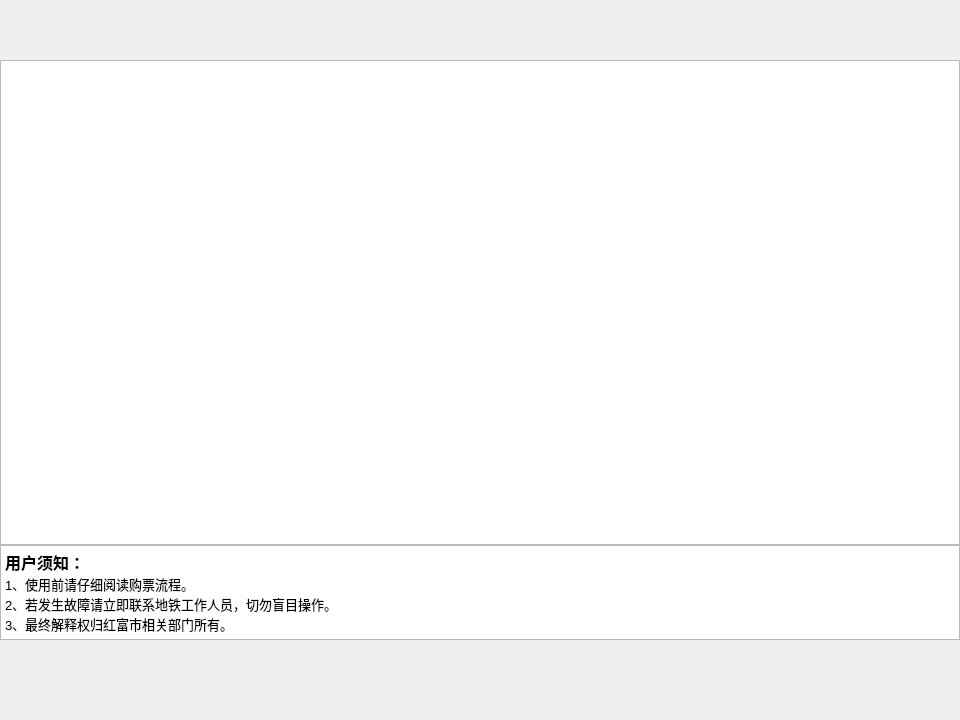
<?xml version="1.0" encoding="UTF-8"?>
<ui version="4.0">
 <class>sysStru</class>
 <widget class="QWidget" name="sysStru">
  <property name="geometry">
   <rect>
    <x>0</x>
    <y>0</y>
    <width>960</width>
    <height>720</height>
   </rect>
  </property>
  <property name="windowTitle">
   <string>Form</string>
  </property>
  <widget class="QTextBrowser" name="textBrowser">
   <property name="geometry">
    <rect>
     <x>0</x>
     <y>60</y>
     <width>960</width>
     <height>485</height>
    </rect>
   </property>
   <property name="html">
    <string>&lt;!DOCTYPE HTML PUBLIC &quot;-//W3C//DTD HTML 4.0//EN&quot; &quot;http://www.w3.org/TR/REC-html40/strict.dtd&quot;&gt;
&lt;html&gt;&lt;head&gt;&lt;meta name=&quot;qrichtext&quot; content=&quot;1&quot; /&gt;&lt;style type=&quot;text/css&quot;&gt;
p, li { white-space: pre-wrap; }
&lt;/style&gt;&lt;/head&gt;&lt;body style=&quot; font-family:'SimSun'; font-size:9pt; font-weight:400; font-style:normal;&quot;&gt;
&lt;p style=&quot; margin-top:0px; margin-bottom:0px; margin-left:0px; margin-right:0px; -qt-block-indent:0; text-indent:0px;&quot;&gt;&lt;img src=&quot;:/res/process.jpg&quot; /&gt;&lt;/p&gt;&lt;/body&gt;&lt;/html&gt;</string>
   </property>
  </widget>
  <widget class="QTextBrowser" name="textBrowser_2">
   <property name="geometry">
    <rect>
     <x>0</x>
     <y>545</y>
     <width>960</width>
     <height>95</height>
    </rect>
   </property>
   <property name="html">
    <string>&lt;!DOCTYPE HTML PUBLIC &quot;-//W3C//DTD HTML 4.0//EN&quot; &quot;http://www.w3.org/TR/REC-html40/strict.dtd&quot;&gt;
&lt;html&gt;&lt;head&gt;&lt;meta name=&quot;qrichtext&quot; content=&quot;1&quot; /&gt;&lt;style type=&quot;text/css&quot;&gt;
p, li { white-space: pre-wrap; }
&lt;/style&gt;&lt;/head&gt;&lt;body style=&quot; font-family:'SimSun'; font-size:9pt; font-weight:400; font-style:normal;&quot;&gt;
&lt;p style=&quot; margin-top:0px; margin-bottom:0px; margin-left:0px; margin-right:0px; -qt-block-indent:0; text-indent:0px;&quot;&gt;&lt;span style=&quot; font-size:12pt; font-weight:600;&quot;&gt;用户须知：&lt;/span&gt;&lt;/p&gt;
&lt;p style=&quot; margin-top:0px; margin-bottom:0px; margin-left:0px; margin-right:0px; -qt-block-indent:0; text-indent:0px;&quot;&gt;&lt;span style=&quot; font-size:10pt;&quot;&gt;1、使用前请仔细阅读购票流程。&lt;/span&gt;&lt;/p&gt;
&lt;p style=&quot; margin-top:0px; margin-bottom:0px; margin-left:0px; margin-right:0px; -qt-block-indent:0; text-indent:0px;&quot;&gt;&lt;span style=&quot; font-size:10pt;&quot;&gt;2、若发生故障请立即联系地铁工作人员，切勿盲目操作。&lt;/span&gt;&lt;/p&gt;
&lt;p style=&quot; margin-top:0px; margin-bottom:0px; margin-left:0px; margin-right:0px; -qt-block-indent:0; text-indent:0px;&quot;&gt;&lt;span style=&quot; font-size:10pt;&quot;&gt;3、最终解释权归红富市相关部门所有。&lt;/span&gt;&lt;/p&gt;&lt;/body&gt;&lt;/html&gt;</string>
   </property>
  </widget>
 </widget>
 <resources/>
 <connections/>
</ui>
